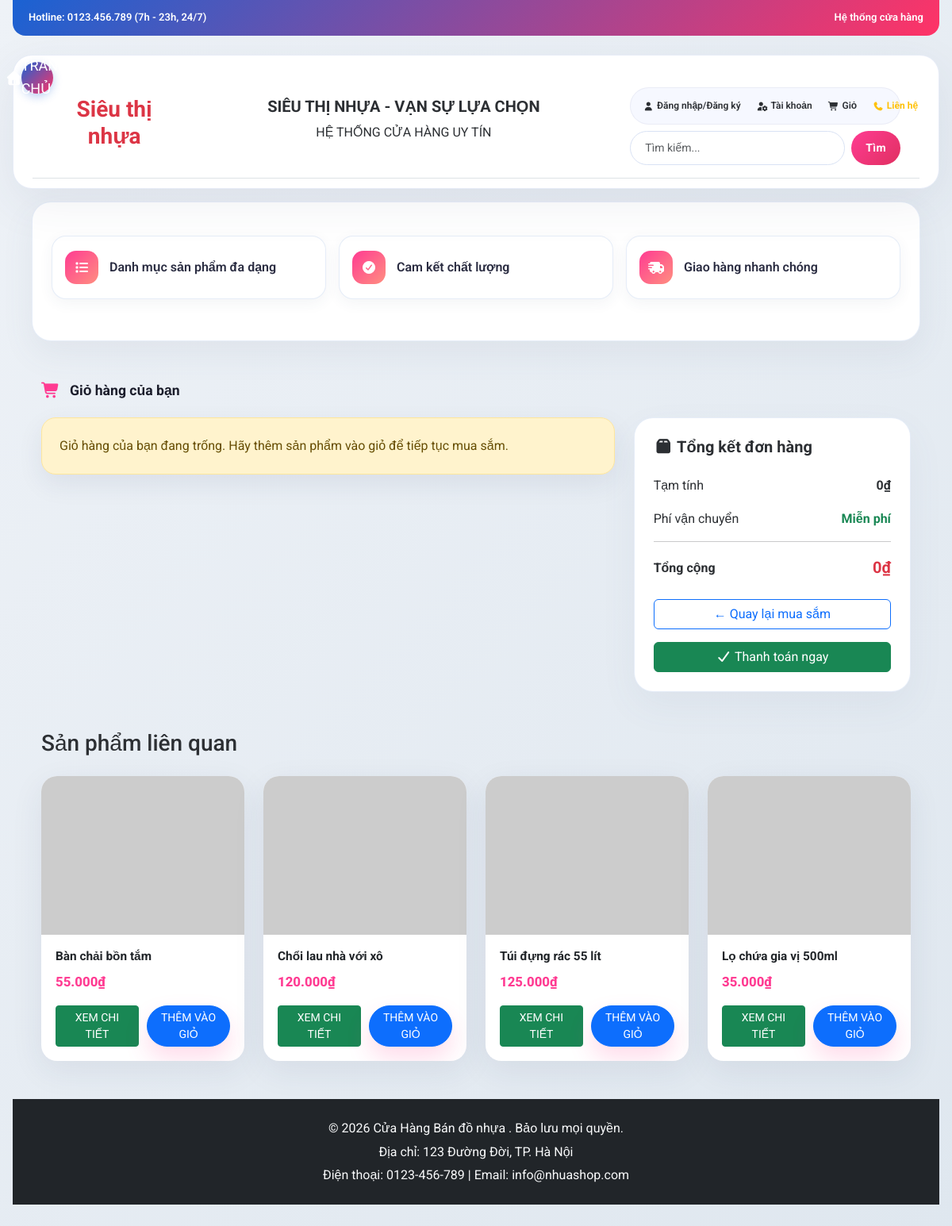
Page /index.php?page_layout=cart on the earlier database version.
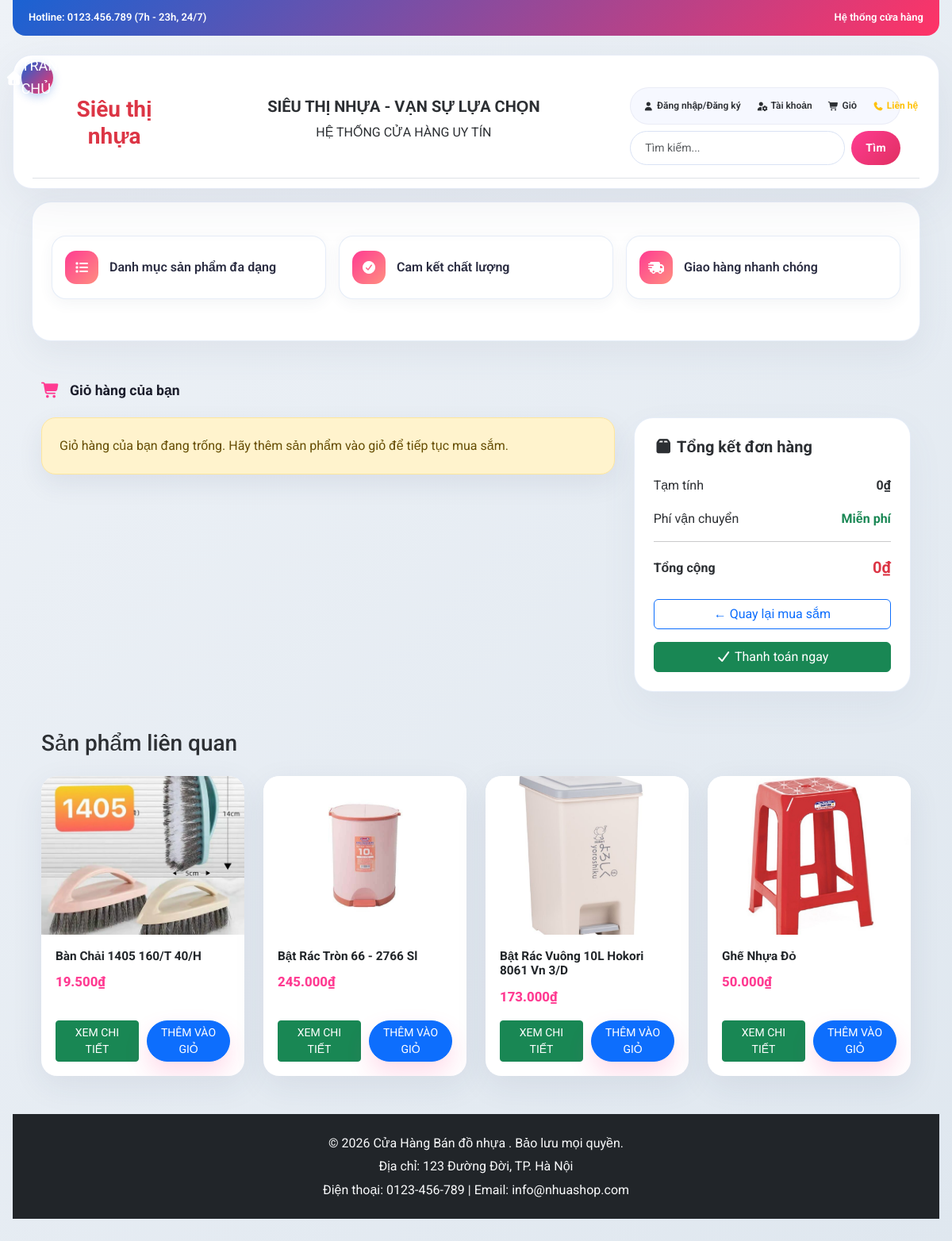
Same page on the later database version.
### tables this page shows
CREATE TABLE products (
    id INT AUTO_INCREMENT PRIMARY KEY,
    name VARCHAR(150) NOT NULL,
    price DECIMAL(10, 2) NOT NULL,
    quantity INT DEFAULT 0,
    category_id INT NOT NULL,
    description TEXT,
    image VARCHAR(255),
    created_at TIMESTAMP DEFAULT CURRENT_TIMESTAMP,
    FOREIGN KEY (category_id) REFERENCES categories(id)
);

### cart.php (the view, shortened to what this page needs)
<?php
require_once 'config/database.php';
$cartItems = [];
$cartTotal = 0;
$cartEmpty = empty($cartItems);
$relatedProducts = [];
if (isset($conn)) {
    $relatedResult = mysqli_query($conn, "SELECT id, name, price, image FROM products ORDER BY id DESC LIMIT 4");
    if ($relatedResult) {
        while ($row = mysqli_fetch_assoc($relatedResult)) {
            $relatedProducts[] = $row;
        }
    }
}
?>
<div class="container-fluid my-5">
    <div class="section-title"><i class="fas fa-shopping-cart"></i> Giỏ hàng của bạn</div>
    <div class="row gy-4">
        <div class="col-lg-8">
            <?php if ($cartEmpty): ?>
                <div class="alert alert-warning page-alert">Giỏ hàng của bạn đang trống. Hãy thêm sản phẩm vào giỏ để tiếp tục mua sắm.</div>
            <?php endif; ?>
        </div>
        <div class="col-lg-4">
            <div class="cart-summary">
                <h5 class="fw-bold mb-4"><i class="fas fa-box"></i> Tổng kết đơn hàng</h5>
                <div class="d-flex justify-content-between mb-3">
                    <span>Tạm tính</span>
                    <strong><?= number_format($cartTotal, 0, ',', '.') ?>₫</strong>
                </div>
                <div class="d-flex justify-content-between mb-3">
                    <span>Phí vận chuyển</span>
                    <strong class="text-success">Miễn phí</strong>
                </div>
                <hr>
                <div class="d-flex justify-content-between align-items-center mb-4">
                    <span class="fw-bold">Tổng cộng</span>
                    <strong class="text-danger" style="font-size: 1.25rem;"><?= number_format($cartTotal, 0, ',', '.') ?>₫</strong>
                </div>
                <div class="d-grid gap-3">
                    <button onclick="window.location.href='index.php'" class="btn btn-outline-primary">← Quay lại mua sắm</button>
                    <button class="btn btn-success"><i class="fas fa-check"></i> Thanh toán ngay</button>
                </div>
            </div>
        </div>
    </div>
    <div class="related-products my-5">
        <h3 class="mb-4">Sản phẩm liên quan</h3>
        <div class="row g-4">
            <?php if (!empty($relatedProducts)): ?>
                <?php foreach ($relatedProducts as $product): ?>
                    <?php $imagePath = !empty($product['image']) ? 'admin/imgs/' . htmlspecialchars($product['image']) : 'https://via.placeholder.com/240'; ?>
                    <div class="col-md-6 col-lg-3">
                        <div class="card h-100">
                            <img src="<?= $imagePath ?>" class="card-img-top" alt="<?= htmlspecialchars($product['name']) ?>">
                            <div class="card-body d-flex flex-column">
                                <h6 class="card-title"><?= htmlspecialchars($product['name']) ?></h6>
                                <p class="product-price mb-3"><?= number_format($product['price'], 0, ',', '.') ?>₫</p>
                                <div class="card-actions mt-auto">
                                    <a href="index.php?page_layout=product-detail&id=<?= $product['id'] ?>" class="btn btn-success btn-sm">XEM CHI TIẾT</a>
                                    <button class="btn btn-primary btn-sm">THÊM VÀO GIỎ</button>
                                </div>
                            </div>
                        </div>
                    </div>
                <?php endforeach; ?>
            <?php else: ?>
                <div class="col-12">
                    <div class="alert alert-info page-alert">Không có sản phẩm liên quan.</div>
                </div>
            <?php endif; ?>
        </div>
    </div>
</div>

Differences in the rows shown:
changed products: image: picture added in place of a placeholder; name "Bàn chải bồn tắm" → "Bàn Chải 1405 160/T 40/H"; price "55.000" → "19.500"
changed products: image: picture added in place of a placeholder; name "Chổi lau nhà với xô" → "Bật Rác Tròn 66 - 2766 Sl"; price "120.000" → "245.000"
changed products: image: picture added in place of a placeholder; name "Túi đựng rác 55 lít" → "Bật Rác Vuông 10L Hokori 8061 Vn 3/D"; price "125.000" → "173.000"
changed products: image: picture added in place of a placeholder; name "Lọ chứa gia vị 500ml" → "Ghế Nhựa Đỏ"; price "35.000" → "50.000"
